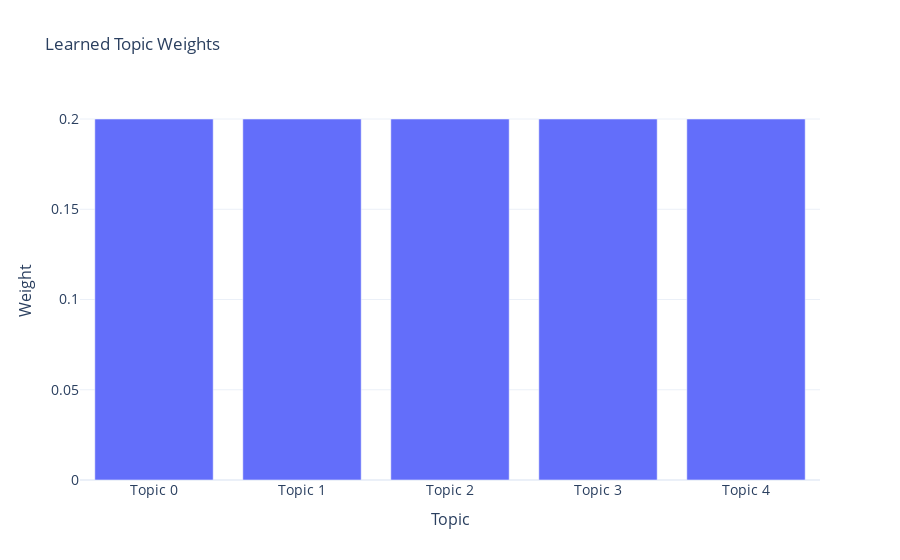

The cell this chart's notebook holds for it:
### Markdown cell above
The code creates a bar chart visualization of the learned topic weights (learned_topic_weights) using Plotly. Each bar represents a topic, and the height of the bar represents the weight of the corresponding topic. The chart provides an overview of the distribution and relative importance of topics in the model.

### Code cell
# extract topic labels for x-axis
learned_topic_weights = pyro.param("alpha_q").detach().numpy()
topics = ['Topic '+str(i) for i in range(num_topics)]

fig = go.Figure(data=[
    go.Bar(name='Learned Topic Weights', x=topics, y=learned_topic_weights)
])

# Change the bar mode
fig.update_layout(barmode='group')

# Customize aspects of the layout and theme
fig.update_layout(
    title='Learned Topic Weights',
    xaxis=dict(
        title='Topic',
        titlefont_size=16,
        tickfont_size=14,
    ),
    yaxis=dict(
        title='Weight',
        titlefont_size=16,
        tickfont_size=14,
    ),
    template="plotly_white",
)

fig.show()

### Figure 1 — Plotly figure (JSON) as saved in the notebook; plotly's stock layout.template omitted (floating-point values rounded to 4 significant figures)
{"data": [{"name": "Learned Topic Weights", "type": "bar", "x": ["Topic 0", "Topic 1", "Topic 2", "Topic 3", "Topic 4"], "y": [0.2, 0.2, 0.2, 0.2, 0.2]}], "layout": {"barmode": "group", "title": {"text": "Learned Topic Weights"}, "xaxis": {"tickfont": {"size": 14}, "title": {"font": {"size": 16}, "text": "Topic"}}, "yaxis": {"tickfont": {"size": 14}, "title": {"font": {"size": 16}, "text": "Weight"}}}}
